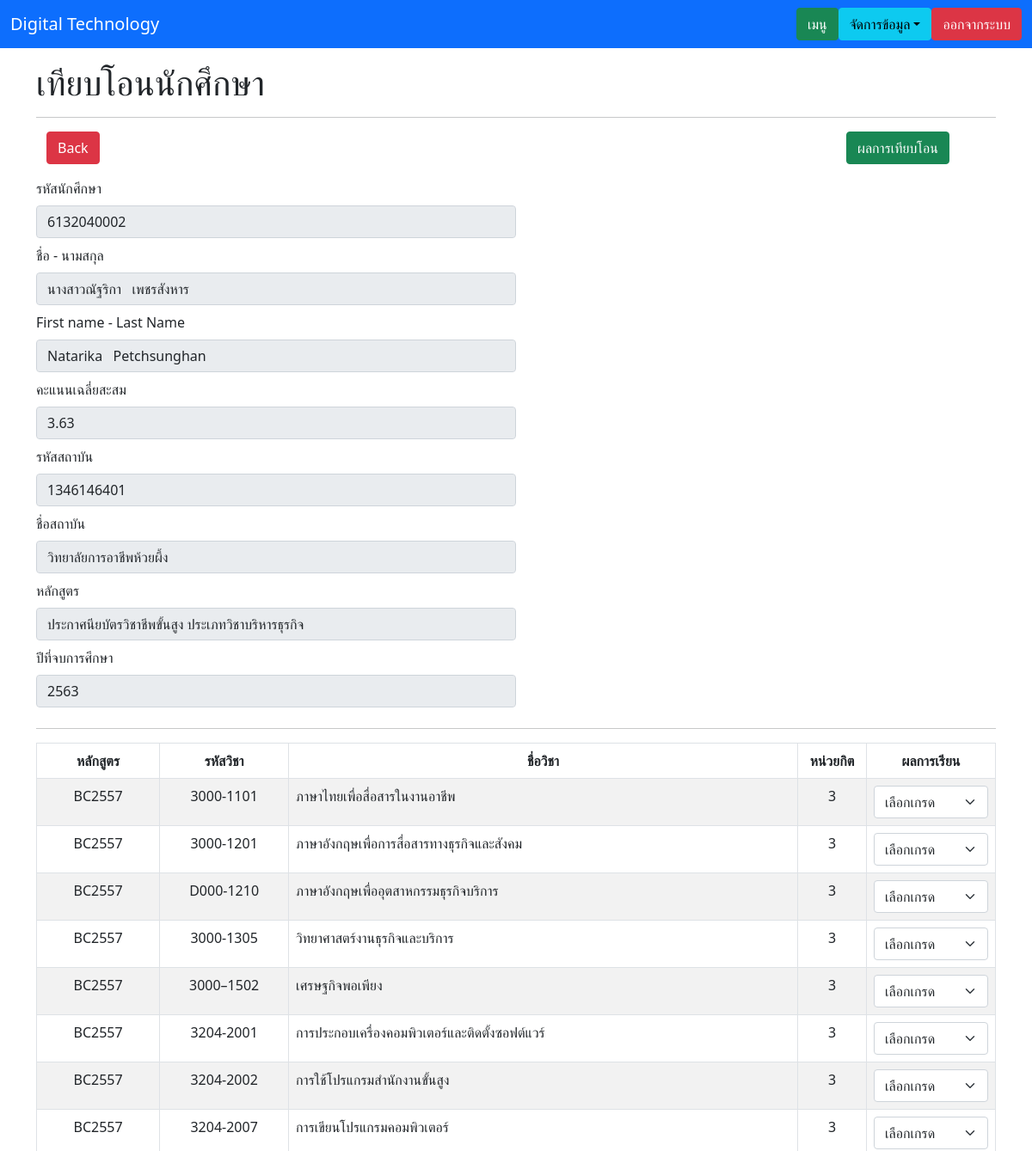
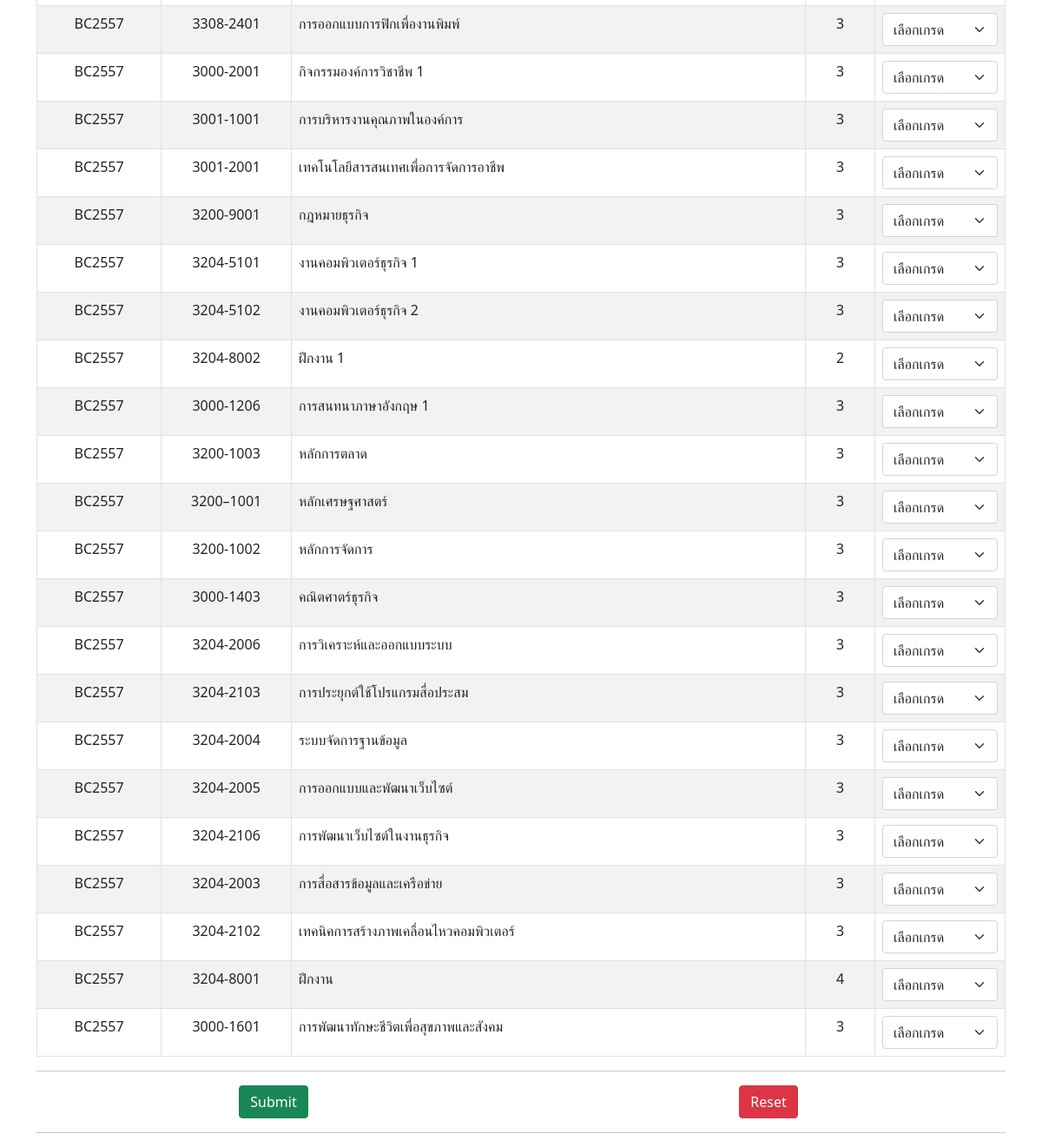
The app's page /test.php?student_id=1 with its own data (2 pictures, top to bottom).
### tables this page shows
CREATE TABLE `tbl_student` (
  `transcript_ID` int(3) NOT NULL,
  `student_ID` varchar(15) DEFAULT NULL,
  `student_T_Name` varchar(20) NOT NULL,
  `student_F_Name` varchar(255) NOT NULL,
  `student_L_Name` varchar(255) NOT NULL,
  `student_ET_Name` varchar(20) NOT NULL,
  `student_EF_Name` varchar(255) NOT NULL,
  `student_EL_Name` varchar(255) NOT NULL,
  `schoolNum` int(3) NOT NULL,
  `courseA_ID` int(2) NOT NULL,
  `graduateYear` varchar(4) NOT NULL,
  `creditsStudied` varchar(3) NOT NULL,
  `creditsEarned` varchar(3) NOT NULL,
  `stdCredit` varchar(4) NOT NULL
);

CREATE TABLE `tbl_school` (
  `schoolNum` int(3) NOT NULL,
  `schoolID` varchar(10) DEFAULT NULL,
  `schoolName` varchar(50) NOT NULL
);

CREATE TABLE `tbl_avp` (
  `courseA_ID` int(2) NOT NULL,
  `courseA_CodeName` varchar(10) NOT NULL,
  `courseA_Name` varchar(255) NOT NULL,
  `branchA_Name` varchar(255) NOT NULL,
  `courseA_Improve` varchar(4) NOT NULL,
  `courseA_Credit` int(3) NOT NULL,
  `schoolNum` int(3) NOT NULL
);

CREATE TABLE `tbla_subject` (
  `subject_AID` int(3) NOT NULL,
  `subject_ACode` varchar(12) NOT NULL,
  `subject_AName` varchar(255) NOT NULL,
  `subject_ACredit` int(3) NOT NULL,
  `subject_ADes` text NOT NULL,
  `courseA_ID` int(2) NOT NULL
);

### functions.php (called while the page is built, shortened)
<?php
    class DB_con{
        function __construct() {
            $conn = mysqli_connect(DB_SERVER,DB_USER,DB_PASS,DB_NAME);
            $this->dbcon = $conn;
        }
        public function fetchonerecord_student($id){
            $result = mysqli_query($this->dbcon, "SELECT transcript_ID,student_ID,student_T_Name,student_F_Name,student_L_Name,student_ET_Name,student_EF_Name,student_EL_Name,tbl_student.schoolNum,schoolName,tbl_student.courseA_ID,courseA_CodeName,branchA_Name,graduateYear,creditsStudied,creditsEarned,stdCredit,schoolID,courseA_Name FROM tbl_student , tbl_school , tbl_avp WHERE transcript_ID = '$id' AND tbl_student.schoolNum = tbl_school.schoolNum AND tbl_student.courseA_ID = tbl_avp.courseA_ID");
            return $result;
        }
        public function grade($caid){
            $result = mysqli_query($this->dbcon, "SELECT subject_AID,subject_ACode,subject_AName,subject_ACredit,tbla_subject.courseA_ID,courseA_CodeName
            FROM tbla_subject , tbl_avp
            WHERE tbl_avp.courseA_ID = '$caid' AND tbla_subject.courseA_ID = tbl_avp.courseA_ID");
            return $result ;
        }
    }
?>

### test.php (the view, shortened to what this page needs)
<?php
    include_once('functions.php');
?>
<!DOCTYPE html>
<html lang="en">
<head>
    <link rel="stylesheet" href="https://stackpath.bootstrapcdn.com/bootstrap/5.0.0-alpha2/css/bootstrap.min.css">
</head>
<body>
<nav class="navbar navbar-expand-lg navbar-dark bg-primary">
        <div class="container-fluid">
            <a class="navbar-brand" href="index.php">Digital Technology</a>
                <ul class="nav justify-content-end">
                    <li class="nav-item">
                        <a class="btn btn-success" aria-current="page" href="teacher_menu.php">เมนู</a>
                    </li>
                    <li>
                        <div class="dropdown ml-2">
                            <button class="btn btn-info dropdown-toggle" type="button" id="dropdown-menu" data-toggle="dropdown" aria-expanded="false">จัดการข้อมูล</button>
                        </div>
                    </li>
                    <li>
                        <a class="btn btn-danger ml-2" aria-current="page" href="logout.php">ออกจากระบบ</a>
                    </li>
                </ul>
        </div >
    </nav>
    <div class="container">
        <h1 class="mt-3">เทียบโอนนักศึกษา</h1>
        <hr>
        <div class="container">
            <div class="row justify-content-between">
                <div class="col-4">
                    <a href="student_show.php" class="btn btn-danger mb-3">Back</a>
                </div>
                <div class="col-2">
                    <a href="transfered.php" class="btn btn-success mb-3">ผลการเทียบโอน</a>
                </div>
            </div>
        </div>
    </div>
    <div class="container">
        <?php
            $id = $_GET['student_id'];
            $update_std = new DB_con();
            $sql = $update_std->fetchonerecord_student($id);
            while($row = mysqli_fetch_array($sql)) {
        ?>
        <div class="row justify-content-center">
            <form action="" method="post">
                <div class="col-6">
                    <div class="mb-2">
                        <label for="student_ID" class="form-label">รหัสนักศึกษา</label>
                        <input type="text" name="student_ID" class="form-control" value="<?php echo $row['student_ID']; ?>" disabled>
                    </div>
                    <div class="mb-2">
                        <label for="student_Name" class="form-label">ชื่อ - นามสกุล</label>
                        <input type="text" class="form-control" value="<?php echo $row['student_T_Name'].$row['student_F_Name']; ?>   <?php echo $row['student_L_Name']; ?>" disabled>
                    </div>
                    <div class="mb-2">
                        <label for="student_E_Name" class="form-label">First name - Last Name</label>
                        <input type="text" class="form-control" value="<?php echo $row['student_EF_Name']; ?>   <?php echo $row['student_EL_Name']; ?>" disabled>
                    </div>
                    <div class="mb-2">
                        <label for="stdCredit" class="form-label">คะแนนเฉลี่ยสะสม</label>
                        <input type="text" class="form-control" value="<?php echo $row['stdCredit']; ?>" disabled>
                    </div>
                </div>
                <div class="col-6">
                    <div class="mb-2">
                        <label for="schoolID" class="form-label">รหัสสถาบัน</label>
                        <input type="text" class="form-control" value="<?php echo $row['schoolID']; ?>" disabled>
                    </div>
                    <div class="mb-2">
                        <label for="schoolName" class="form-label">ชื่อสถาบัน</label>
                        <input type="text" class="form-control" value="<?php echo $row['schoolName']; ?>" disabled>
                    </div>
                    <div class="mb-2">
                        <label for="courseA_Name" class="form-label">หลักสูตร</label>
                        <input type="text" class="form-control" value="<?php echo $row['courseA_Name']; ?>" disabled>
                    </div>
                    <div class="mb-2">
                        <label for="graduateYear" class="form-label">ปีที่จบการศึกษา</label>
                        <input type="text" class="form-control" value="<?php echo $row['graduateYear']; ?>" disabled>
                    </div>
                </div>
        </div>
        <hr>
        <table id="s_match_b_table" class="table table-bordered table-striped">
            <thead>
                <th class="text-center">หลักสูตร</th>
                <th class="text-center" style="width: 150px;">รหัสวิชา</th>
                <th class="text-center">ชื่อวิชา</th>
                <th class="text-center" style="width: 80px;">หน่วยกิต</th>
                <th class="text-center">ผลการเรียน</th>
            </thead>
                <tbody>
                    <?php
                        $caid = $row['courseA_ID'];
                        $fetchdata = new DB_con();
                        $sql = $fetchdata->grade($caid);
                        while ($row = mysqli_fetch_array($sql)) {
                    ?>
                        <tr>
                            <td class="text-center"><?php echo $row['courseA_CodeName']; ?></td>
                            <td class="text-center"><?php echo $row['subject_ACode']; ?></td>
                            <td><?php echo $row['subject_AName']; ?></td>
                            <td class="text-center"><?php echo $row['subject_ACredit']; ?></td>
                            <td class="text-center" style="width: 150px;">
                                <select name="grade" class="form-select">
                                    <option selected>เลือกเกรด</option>
                                </select>
                            </td>
                        </tr>
                    <?php } ?>
                </tbody>
            </table>
            <hr>
            <div class="row justify-content-center">
                <div class="col-6 text-center"><button class="btn btn-success btn-block" type="submit">Submit</button></div>
                <div class="col-6 text-center"><button class="btn btn-danger btn-block" type="reset">Reset</button></div>
            </div>
            <hr>
        <?php } ?>
    </div>
</body>
</html>

### records on screen
tbl_student: student_ID "6132040002", student_T_Name+student_F_Name+student_L_Name "นางสาวณัฐริกา เพชรสังหาร", student_EF_Name+student_EL_Name "Natarika Petchsunghan", stdCredit "3.63", schoolNum.schoolID "1346146401", schoolNum.schoolName "วิทยาลัยการอาชีพห้วยผึ้ง", courseA_ID.courseA_Name "ประกาศนียบัตรวิชาชีพขั้นสูง ประเภทวิชาบริหารธุรกิจ", graduateYear "2563"
tbla_subject: courseA_ID.courseA_CodeName "BC2557", subject_ACode "3000-1101", subject_AName "ภาษาไทยเพื่อสื่อสารในงานอาชีพ", subject_ACredit "3"
tbla_subject: courseA_ID.courseA_CodeName "BC2557", subject_ACode "3000-1201", subject_AName "ภาษาอังกฤษเพื่อการสื่อสารทางธุรกิจและสังคม", subject_ACredit "3"
tbla_subject: courseA_ID.courseA_CodeName "BC2557", subject_ACode "D000-1210", subject_AName "ภาษาอังกฤษเพื่ออุตสาหกรรมธุรกิจบริการ", subject_ACredit "3"
tbla_subject: courseA_ID.courseA_CodeName "BC2557", subject_ACode "3000-1305", subject_AName "วิทยาศาสตร์งานธุรกิจและบริการ", subject_ACredit "3"
tbla_subject: courseA_ID.courseA_CodeName "BC2557", subject_ACode "3000–1502", subject_AName "เศรษฐกิจพอเพียง", subject_ACredit "3"
tbla_subject: courseA_ID.courseA_CodeName "BC2557", subject_ACode "3204-2001", subject_AName "การประกอบเครื่องคอมพิวเตอร์และติดตั้งซอฟต์แวร์", subject_ACredit "3"
tbla_subject: courseA_ID.courseA_CodeName "BC2557", subject_ACode "3204-2002", subject_AName "การใช้โปรแกรมสํานักงานขั้นสูง", subject_ACredit "3"
tbla_subject: courseA_ID.courseA_CodeName "BC2557", subject_ACode "3204-2007", subject_AName "การเขียนโปรแกรมคอมพิวเตอร์", subject_ACredit "3"
tbla_subject: courseA_ID.courseA_CodeName "BC2557", subject_ACode "3308-2401", subject_AName "การออกแบบการฟิกเพื่องานพิมพ์", subject_ACredit "3"
tbla_subject: courseA_ID.courseA_CodeName "BC2557", subject_ACode "3000-2001", subject_AName "กิจกรรมองค์การวิชาชีพ 1", subject_ACredit "3"
tbla_subject: courseA_ID.courseA_CodeName "BC2557", subject_ACode "3001-1001", subject_AName "การบริหารงานคุณภาพในองค์การ", subject_ACredit "3"
tbla_subject: courseA_ID.courseA_CodeName "BC2557", subject_ACode "3001-2001", subject_AName "เทคโนโลยีสารสนเทศเพื่อการจัดการอาชีพ", subject_ACredit "3"
tbla_subject: courseA_ID.courseA_CodeName "BC2557", subject_ACode "3200-9001", subject_AName "กฎหมายธุรกิจ", subject_ACredit "3"
tbla_subject: courseA_ID.courseA_CodeName "BC2557", subject_ACode "3204-5101", subject_AName "งานคอมพิวเตอร์ธุรกิจ 1", subject_ACredit "3"
tbla_subject: courseA_ID.courseA_CodeName "BC2557", subject_ACode "3204-5102", subject_AName "งานคอมพิวเตอร์ธุรกิจ 2", subject_ACredit "3"
tbla_subject: courseA_ID.courseA_CodeName "BC2557", subject_ACode "3204-8002", subject_AName "ฝึกงาน 1", subject_ACredit "2"
tbla_subject: courseA_ID.courseA_CodeName "BC2557", subject_ACode "3000-1206", subject_AName "การสนทนาภาษาอังกฤษ 1", subject_ACredit "3"
tbla_subject: courseA_ID.courseA_CodeName "BC2557", subject_ACode "3200-1003", subject_AName "หลักการตลาด", subject_ACredit "3"
tbla_subject: courseA_ID.courseA_CodeName "BC2557", subject_ACode "3200–1001", subject_AName "หลักเศรษฐศาสตร์", subject_ACredit "3"
tbla_subject: courseA_ID.courseA_CodeName "BC2557", subject_ACode "3200-1002", subject_AName "หลักการจัดการ", subject_ACredit "3"
tbla_subject: courseA_ID.courseA_CodeName "BC2557", subject_ACode "3000-1403", subject_AName "คณิตศาตร์ธุรกิจ", subject_ACredit "3"
tbla_subject: courseA_ID.courseA_CodeName "BC2557", subject_ACode "3204-2006", subject_AName "การวิเคราะห์และออกแบบระบบ", subject_ACredit "3"
tbla_subject: courseA_ID.courseA_CodeName "BC2557", subject_ACode "3204-2103", subject_AName "การประยุกต์ใช้โปรแกรมสื่อประสม", subject_ACredit "3"
tbla_subject: courseA_ID.courseA_CodeName "BC2557", subject_ACode "3204-2004", subject_AName "ระบบจัดการฐานข้อมูล", subject_ACredit "3"
tbla_subject: courseA_ID.courseA_CodeName "BC2557", subject_ACode "3204-2005", subject_AName "การออกแบบและพัฒนาเว็บไซต์", subject_ACredit "3"
tbla_subject: courseA_ID.courseA_CodeName "BC2557", subject_ACode "3204-2106", subject_AName "การพัฒนาเว็บไซต์ในงานธุรกิจ", subject_ACredit "3"
tbla_subject: courseA_ID.courseA_CodeName "BC2557", subject_ACode "3204-2003", subject_AName "การสื่อสารข้อมูลและเครือข่าย", subject_ACredit "3"
tbla_subject: courseA_ID.courseA_CodeName "BC2557", subject_ACode "3204-2102", subject_AName "เทคนิคการสร้างภาพเคลื่อนไหวคอมพิวเตอร์", subject_ACredit "3"
tbla_subject: courseA_ID.courseA_CodeName "BC2557", subject_ACode "3204-8001", subject_AName "ฝึกงาน", subject_ACredit "4"
tbla_subject: courseA_ID.courseA_CodeName "BC2557", subject_ACode "3000-1601", subject_AName "การพัฒนาทักษะชีวิตเพื่อสุขภาพและสังคม", subject_ACredit "3"
